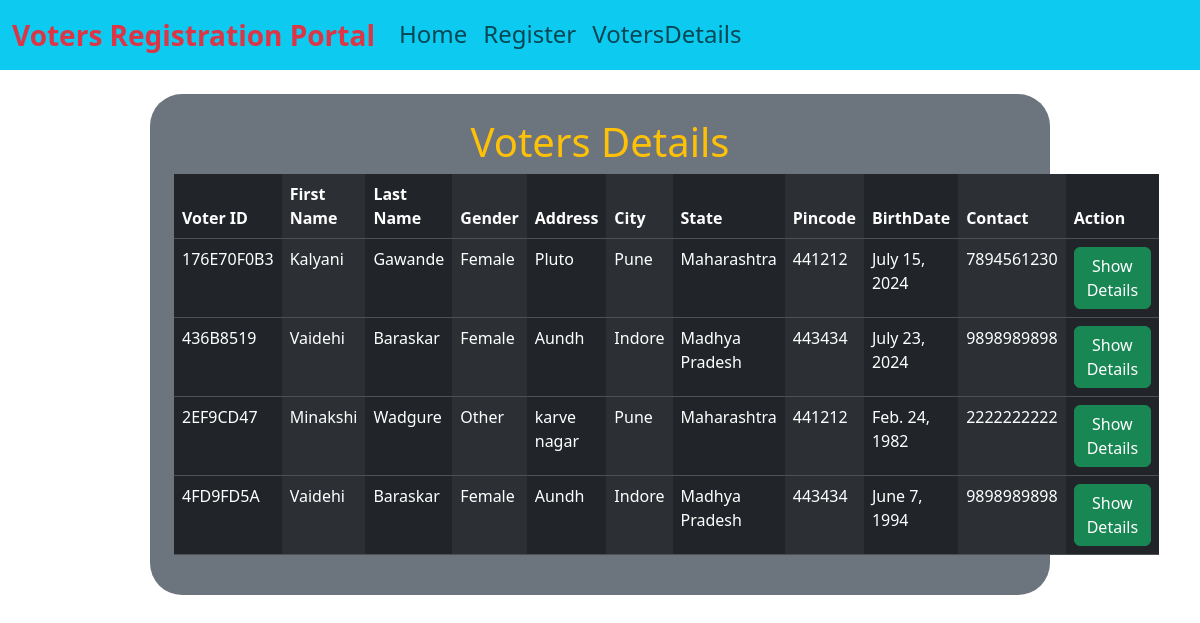
The page /a1/sv/ on the database its author committed.
### app1/models.py (models this page shows)
class Voters(models.Model):
    vid = models.CharField(max_length=10, primary_key=True, default = generate_unic_Id, editable = False)
    fname = models.CharField(max_length=34,
                             validators=[validators.RegexValidator('^[a-zA-Z]{2,}$',
                                                                   message='Please enter proper first name with minimum 2 characters')])
    lname = models.CharField(max_length=34,
                             validators=[validators.RegexValidator('^[a-zA-Z]{2,}$',
                                                                   message='Please enter proper last name with minimum 2 characters')])
    gender = models.CharField(max_length=23)
    address = models.CharField(max_length=300)
    city = models.CharField(max_length=23)
    state = models.CharField(max_length=23)
    pincode = models.CharField(max_length=12,
                               validators=[validators.RegexValidator('^[1-9]{1}[0-9]{2}[0-9]{3}$',
                                                                     message='Please Enter Valid 6-digit Pincode')]
                               )
    dob = models.DateField()
    contact = models.CharField(max_length=23,
                               validators=[validators.RegexValidator('^(\+\d{1,3}[- ]?)?\d{10}$',
                                                                     message='Please Enter Proper Contact Number')])

### app1/views.py (the view)
# urls.py: path('sv/', showview),
def showview(request):
    obj = Voters.objects.all()
    return render(request, 'app1/show.html', {'obj': obj})

### templates/app1/show.html (shortened to what this page needs)
{% extends 'base.html' %}
{% block content %}
<div class="bg-secondary w-75 mx-auto p-4 mt-4 rounded-5">
    <h1 class="text-warning text-center">Voters Details</h1>
    <table class="table table-dark table-striped-columns">
        <thead>
            <tr>
                <th>Voter ID</th>
                <th>First Name</th>
                <th>Last Name</th>
                <th>Gender</th>
                <th>Address</th>
                <th>City</th>
                <th>State</th>
                <th>Pincode</th>
                <th>BirthDate</th>
                <th>Contact</th>
                <th>Action</th>
            </tr>
        </thead>
        <tbody>
            {% for v in obj %}
            <tr>
                <td>{{v.vid}}</td>
                <td>{{v.fname}}</td>
                <td>{{v.lname}}</td>
                <td>{{v.gender}}</td>
                <td>{{v.address}}</td>
                <td>{{v.city}}</td>
                <td>{{v.state}}</td>
                <td>{{v.pincode}}</td>
                <td>{{v.dob}}</td>
                <td>{{v.contact}}</td>
                <td>
                    <a href="/a1/sdv/{{v.vid}}/"><button class="btn btn-success">Show Details</button></a>
                </td>
            </tr>
            {% endfor %}
        </tbody>
    </table>
</div>
{% endblock %}

### templates/base.html (shortened to what this page needs)
<!DOCTYPE html>
<html lang="en">
<head>
    <link href="https://cdn.jsdelivr.net/npm/bootstrap@5.3.3/dist/css/bootstrap.min.css" rel="stylesheet">
</head>
<body>
<nav class="navbar navbar-expand-lg nav-underline bg-info">
  <div class="container-fluid">
    <a class="navbar-brand text-danger fw-bold fs-3" href="/a1/hv/">Voters Registration Portal</a>
    <div class="collapse navbar-collapse" id="navbarNavAltMarkup">
      <div class="navbar-nav">
        <a class="nav-link  fs-4" aria-current="page" href="/a1/hv/">Home</a>
        <a class="nav-link fs-4" href="/a1/fv/">Register</a>
        <a class="nav-link fs-4" href="/a1/sv/">VotersDetails</a>
      </div>
    </div>
  </div>
</nav>
{% block content %}
{% endblock %}
</body>
</html>

### rows shown on the page
Voters: vid "176E70F0B3", fname "Kalyani", lname "Gawande", gender "Female", address "Pluto", city "Pune", state "Maharashtra", pincode "441212", dob "July 15, 2024", contact "7894561230"
Voters: vid "436B8519", fname "Vaidehi", lname "Baraskar", gender "Female", address "Aundh", city "Indore", state "Madhya Pradesh", pincode "443434", dob "July 23, 2024", contact "9898989898"
Voters: vid "2EF9CD47", fname "Minakshi", lname "Wadgure", gender "Other", address "karve nagar", city "Pune", state "Maharashtra", pincode "441212", dob "Feb. 24, 1982", contact "2222222222"
Voters: vid "4FD9FD5A", fname "Vaidehi", lname "Baraskar", gender "Female", address "Aundh", city "Indore", state "Madhya Pradesh", pincode "443434", dob "June 7, 1994", contact "9898989898"
